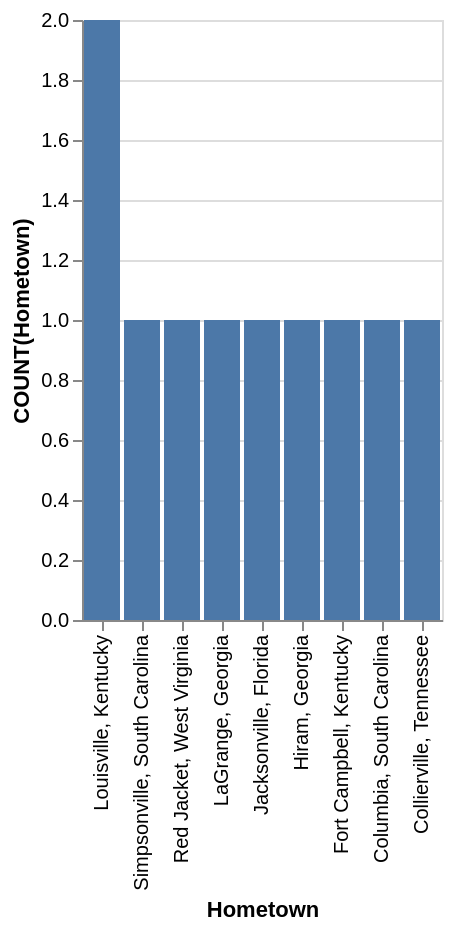

The Vega-Lite source for this figure:
### Vega-Lite specification from a JSON file in a GitHub repository (floating-point values rounded to 4 significant figures)
{"data": {"values": [{"x_data": "Louisville, Kentucky", "y_data": 2}, {"x_data": "Simpsonville, South Carolina", "y_data": 1}, {"x_data": "Red Jacket, West Virginia", "y_data": 1}, {"x_data": "LaGrange, Georgia", "y_data": 1}, {"x_data": "Jacksonville, Florida", "y_data": 1}, {"x_data": "Hiram, Georgia", "y_data": 1}, {"x_data": "Fort Campbell, Kentucky", "y_data": 1}, {"x_data": "Columbia, South Carolina", "y_data": 1}, {"x_data": "Collierville, Tennessee", "y_data": 1}]}, "mark": "bar", "encoding": {"x": {"field": "x_data", "type": "nominal", "title": "Hometown", "sort": {"op": "sum", "field": "y_data", "order": "descending"}}, "y": {"field": "y_data", "type": "quantitative", "title": "COUNT(Hometown)"}}}
